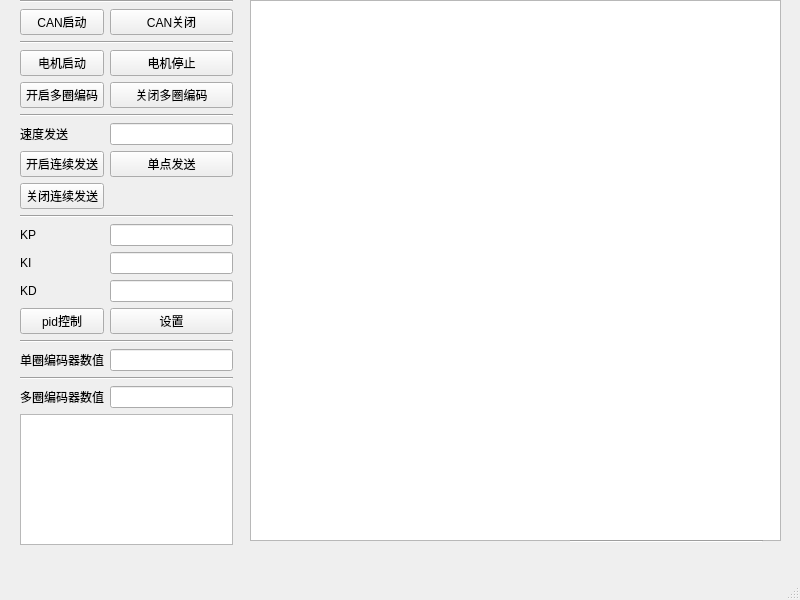
<?xml version="1.0" encoding="UTF-8"?>
<ui version="4.0">
 <class>MainWindow</class>
 <widget class="QMainWindow" name="MainWindow">
  <property name="geometry">
   <rect>
    <x>0</x>
    <y>0</y>
    <width>800</width>
    <height>600</height>
   </rect>
  </property>
  <property name="windowTitle">
   <string>CanDerive</string>
  </property>
  <widget class="QWidget" name="centralwidget">
   <widget class="QWidget" name="gridLayoutWidget">
    <property name="geometry">
     <rect>
      <x>20</x>
      <y>0</y>
      <width>213</width>
      <height>545</height>
     </rect>
    </property>
    <layout class="QGridLayout" name="gridLayout_2">
     <item row="3" column="0" colspan="2">
      <widget class="Line" name="line_5">
       <property name="orientation">
        <enum>Qt::Horizontal</enum>
       </property>
      </widget>
     </item>
     <item row="5" column="1">
      <widget class="QPushButton" name="button_mc_close">
       <property name="maximumSize">
        <size>
         <width>16770000</width>
         <height>16777215</height>
        </size>
       </property>
       <property name="text">
        <string>关闭多圈编码</string>
       </property>
       <property name="default">
        <bool>false</bool>
       </property>
      </widget>
     </item>
     <item row="15" column="1">
      <widget class="QPushButton" name="button_pid_set">
       <property name="maximumSize">
        <size>
         <width>16770000</width>
         <height>16777215</height>
        </size>
       </property>
       <property name="text">
        <string>设置</string>
       </property>
       <property name="default">
        <bool>false</bool>
       </property>
      </widget>
     </item>
     <item row="15" column="0">
      <widget class="QPushButton" name="button_pid_control">
       <property name="maximumSize">
        <size>
         <width>16770000</width>
         <height>16777215</height>
        </size>
       </property>
       <property name="text">
        <string>pid控制</string>
       </property>
       <property name="default">
        <bool>false</bool>
       </property>
      </widget>
     </item>
     <item row="14" column="0">
      <widget class="QLabel" name="label_kd">
       <property name="text">
        <string>KD</string>
       </property>
      </widget>
     </item>
     <item row="4" column="0">
      <widget class="QPushButton" name="button_enable">
       <property name="text">
        <string>电机启动</string>
       </property>
       <property name="default">
        <bool>false</bool>
       </property>
      </widget>
     </item>
     <item row="12" column="1">
      <widget class="QLineEdit" name="edit_kp"/>
     </item>
     <item row="0" column="0" colspan="2">
      <widget class="Line" name="line_9">
       <property name="orientation">
        <enum>Qt::Horizontal</enum>
       </property>
      </widget>
     </item>
     <item row="10" column="0" colspan="2">
      <widget class="Line" name="line_4">
       <property name="orientation">
        <enum>Qt::Horizontal</enum>
       </property>
      </widget>
     </item>
     <item row="8" column="1">
      <widget class="QPushButton" name="button_speed_single">
       <property name="maximumSize">
        <size>
         <width>16770000</width>
         <height>16777215</height>
        </size>
       </property>
       <property name="text">
        <string>单点发送</string>
       </property>
       <property name="default">
        <bool>false</bool>
       </property>
      </widget>
     </item>
     <item row="6" column="0" colspan="2">
      <widget class="Line" name="line">
       <property name="orientation">
        <enum>Qt::Horizontal</enum>
       </property>
      </widget>
     </item>
     <item row="17" column="0">
      <widget class="QLabel" name="label_single_encode">
       <property name="text">
        <string>单圈编码器数值</string>
       </property>
      </widget>
     </item>
     <item row="4" column="1">
      <widget class="QPushButton" name="button_disable">
       <property name="text">
        <string>电机停止</string>
       </property>
       <property name="default">
        <bool>false</bool>
       </property>
      </widget>
     </item>
     <item row="18" column="0" colspan="2">
      <widget class="Line" name="line_7">
       <property name="orientation">
        <enum>Qt::Horizontal</enum>
       </property>
      </widget>
     </item>
     <item row="7" column="1">
      <widget class="QLineEdit" name="edit_speed_input"/>
     </item>
     <item row="14" column="1">
      <widget class="QLineEdit" name="edit_kd"/>
     </item>
     <item row="5" column="0">
      <widget class="QPushButton" name="button_mc_open">
       <property name="maximumSize">
        <size>
         <width>16770000</width>
         <height>16777215</height>
        </size>
       </property>
       <property name="text">
        <string>开启多圈编码</string>
       </property>
       <property name="default">
        <bool>false</bool>
       </property>
      </widget>
     </item>
     <item row="7" column="0">
      <widget class="QLabel" name="label_speed">
       <property name="text">
        <string>速度发送</string>
       </property>
      </widget>
     </item>
     <item row="2" column="1">
      <widget class="QPushButton" name="button_derive_close">
       <property name="text">
        <string>CAN关闭</string>
       </property>
       <property name="default">
        <bool>false</bool>
       </property>
      </widget>
     </item>
     <item row="13" column="1">
      <widget class="QLineEdit" name="edit_ki"/>
     </item>
     <item row="12" column="0">
      <widget class="QLabel" name="label_kp">
       <property name="text">
        <string>KP</string>
       </property>
      </widget>
     </item>
     <item row="2" column="0">
      <widget class="QPushButton" name="button_derive_open">
       <property name="text">
        <string>CAN启动</string>
       </property>
       <property name="default">
        <bool>false</bool>
       </property>
      </widget>
     </item>
     <item row="19" column="0">
      <widget class="QLabel" name="label_encode_2">
       <property name="text">
        <string>多圈编码器数值</string>
       </property>
      </widget>
     </item>
     <item row="16" column="0" colspan="2">
      <widget class="Line" name="line_6">
       <property name="orientation">
        <enum>Qt::Horizontal</enum>
       </property>
      </widget>
     </item>
     <item row="17" column="1">
      <widget class="QLineEdit" name="edit_encode_single"/>
     </item>
     <item row="8" column="0">
      <widget class="QPushButton" name="button_speed_continue_start">
       <property name="maximumSize">
        <size>
         <width>16770000</width>
         <height>16777215</height>
        </size>
       </property>
       <property name="text">
        <string>开启连续发送</string>
       </property>
       <property name="default">
        <bool>false</bool>
       </property>
      </widget>
     </item>
     <item row="20" column="0" colspan="2">
      <widget class="QTextBrowser" name="textbrowser_log"/>
     </item>
     <item row="13" column="0">
      <widget class="QLabel" name="label_ki">
       <property name="text">
        <string>KI</string>
       </property>
      </widget>
     </item>
     <item row="19" column="1">
      <widget class="QLineEdit" name="edit_encode_multi"/>
     </item>
     <item row="9" column="0">
      <widget class="QPushButton" name="button_speed_continue_close">
       <property name="maximumSize">
        <size>
         <width>16770000</width>
         <height>16777215</height>
        </size>
       </property>
       <property name="text">
        <string>关闭连续发送</string>
       </property>
       <property name="default">
        <bool>false</bool>
       </property>
      </widget>
     </item>
    </layout>
   </widget>
   <widget class="QGraphicsView" name="graphicsViewl">
    <property name="geometry">
     <rect>
      <x>250</x>
      <y>0</y>
      <width>531</width>
      <height>541</height>
     </rect>
    </property>
   </widget>
   <widget class="Line" name="line_8">
    <property name="geometry">
     <rect>
      <x>570</x>
      <y>540</y>
      <width>193</width>
      <height>3</height>
     </rect>
    </property>
    <property name="orientation">
     <enum>Qt::Horizontal</enum>
    </property>
   </widget>
  </widget>
  <widget class="QStatusBar" name="statusbar"/>
  <widget class="QMenuBar" name="menubar">
   <property name="geometry">
    <rect>
     <x>0</x>
     <y>0</y>
     <width>800</width>
     <height>26</height>
    </rect>
   </property>
  </widget>
 </widget>
 <resources/>
 <connections/>
</ui>
